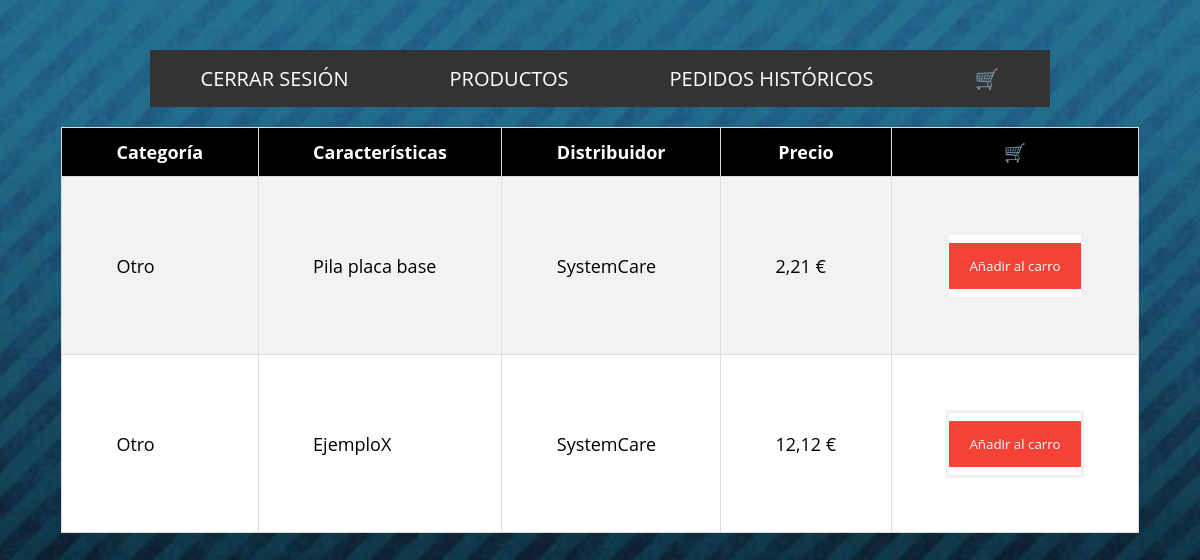
The page /SystemCare_inv/mostrar_otros.php (signed in) on the database its author committed.
### tables this page shows
CREATE TABLE `productos` (
  `id` int(11) NOT NULL,
  `stock` int(11) NOT NULL,
  `categoria` varchar(255) NOT NULL,
  `caracteristicas` varchar(255) NOT NULL,
  `Distribuidor` varchar(255) NOT NULL,
  `precio` float NOT NULL
);

### SystemCare_inv/mostrar_otros.php (the view, shortened to what this page needs)
<!DOCTYPE html>
<html lang="es">
<head>
    <link rel="stylesheet" href="css/style.css">
</head>
<body id="fondo">
<?php include_once('header.php');?>
<?php
    $servername = "localhost";
    $username = "systemadmin";
    $password = "abc123.";
    $dbname = "SystemCare_inv";
    $conn = mysqli_connect($servername, $username, $password, $dbname);
    $sql = "SELECT id, categoria, caracteristicas, distribuidor, precio FROM productos WHERE categoria=?";
    $stmt = mysqli_prepare($conn, $sql);
    $categoria = 'Otro';
    mysqli_stmt_bind_param($stmt, "s", $categoria);
    mysqli_stmt_execute($stmt);
    $resultado = mysqli_stmt_get_result($stmt);
	echo "<table id='categorias'>";
	echo "<tr><th>Categoría</th><th>Características</th><th>Distribuidor</th><th>Precio</th><th>🛒</th></tr>";
	while ($fila = mysqli_fetch_assoc($resultado)) {
    $precio = number_format($fila["precio"], 2, ',', '') . " €";
    echo "<tr><td>" . $fila["categoria"] . "</td><td>" . $fila["caracteristicas"] . "</td><td>" . $fila["distribuidor"] . "</td><td>" . $precio . "</td><td><form action='carro.php' method='POST'><input type='hidden' name='id' value='" . $fila["id"] . "'><input type='hidden' name='categoria' value='" . $fila["categoria"] . "'><input type='hidden' name='caracteristicas' value='" . $fila["caracteristicas"] . "'><input type='hidden' name='distribuidor' value='" . $fila["distribuidor"] . "'><input type='hidden' name='precio' value='" . $fila["precio"] . "'><button type='submit'>Añadir al carro</button></form></td></tr>";
	}
	echo "</table>";
?>
</body>
</html>

### SystemCare_inv/css/style.css (style rules this page uses)
form { border: 3px solid #f1f1f1; background-color: white; }
button { background-color: #f44336; color: white; padding: 14px 20px; margin: 8px 0; border: none; cursor: pointer; width: 100%; }
form { margin: 10 25%; }
* { margin: 0; padding: 0; box-sizing: border-box; font-family: 'Open Sans'; }
body { background-image: url(../img/fondo.png); background-size: cover; border-collapse: collapse; width: 100%; font-size: 18px; color: black; }
#fondo { background-image: url(../img/fondo.png); background-size: cover; border-collapse: collapse; width: 100%; font-size: 18px; color: white; }
#categorias { font-family: Arial, Helvetica, sans-serif; border-collapse: collapse; list-style: none; display: flex; justify-content: space-around; margin: 20px; }
#categorias td, #categorias th { border: 1px solid #ddd; padding: 54.5px; }
#categorias tr { color: black; background-color: white; }
#categorias tr:nth-child(even) { background-color: #f2f2f2; }
#categorias th { padding-top: 12px; padding-bottom: 12px; text-align: left; background-color: black; color: white; text-align: center; }
* { box-sizing: border-box; }

### rows shown on the page
productos: categoria "Otro", caracteristicas "Pila placa base", Distribuidor "SystemCare", precio "2,21 €"
productos: categoria "Otro", caracteristicas "EjemploX", Distribuidor "SystemCare", precio "12,12 €"
